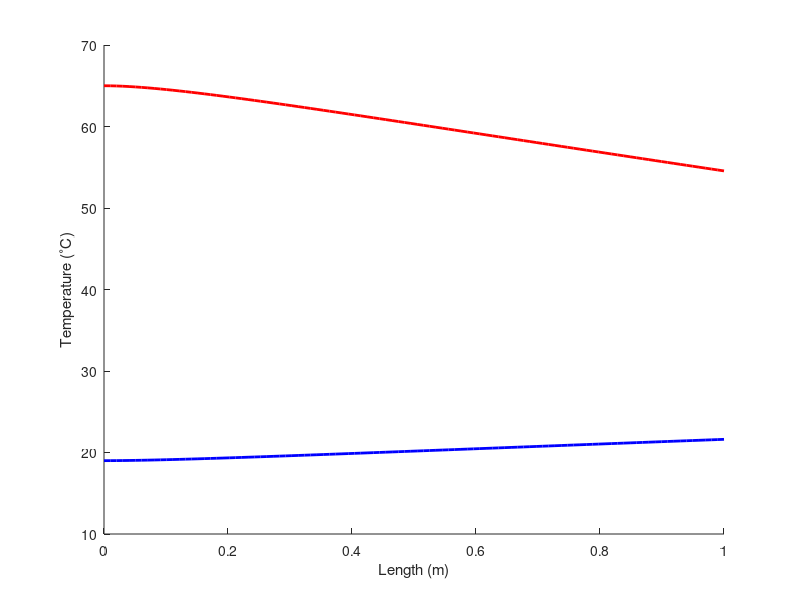

Write MATLAB code to recreate this figure. (Note: this script raises an error after producing the figure.)
clc
clear
format long

% Givens
T_c_i = (18+20)/2 % C 
T_h_i = (60+70)/2 % C 
T_inf = 25; % C 

TcK = T_c_i+273.15; 
ThK = T_h_i +273.15;
T_inf_K = T_inf + 273.15;

D_i_in = 1*0.0254; % m
D_i_out = 1.125*0.0254; % m

D_o_in = 1.5*0.0254; % m
D_o_out = 1.625*0.0254; % m
% 
% m_c = linspace(0.2,0.05,16); %L/s
% m_h = linspace(0.2,0.05,16); %L/s

m_c = 1
m_h = 0.25

L = linspace(0,1,100); % m

rho = 1000; %kg/m^3, density of water

k_cu = 398; % W/m · K


thermo_prop = [273.15, 0.00611, 1.000, 206.3, 2502, 4.217, 1.854, 1750,...
    8.02, 569, 18.2, 12.99, 0.815, 75.5, 68.05, 273.15; 275 0.00697,...
    1.000, 181.7, 2497, 4.211, 1.855, 1652, 8.09, 574, 18.3, 12.22, 0.817,...
    75.3, 32.74, 275; 280, 0.00990, 1.000, 130.4, 2485, 4.198, 1.858,...
    1422, 8.29, 582, 18.6, 10.26, 0.825, 74.8, 46.04, 280; 285, 0.01387,...
    1.000, 99.4, 2473, 4.189, 1.861, 1225, 8.49, 590, 18.9, 8.81, 0.833,...
    74.3, 114.1, 285; 290, 0.01917, 1.001, 69.7, 2461, 4.184, 1.864, 1080,...
    8.69, 598, 19.3, 7.56, 0.841, 73.7, 174.0, 290; 295, 0.02617, 1.002,...
    51.94, 2449, 4.181, 1.868, 959, 8.89, 606, 19.5, 6.62, 0.849, 72.7,...
    227.5, 295; 300, 0.03531, 1.003, 39.13, 2438, 4.179, 1.872, 855, 9.09,...
    613, 19.6, 5.83, 0.857, 71.7, 276.1, 300; 305, 0.04712, 1.005, 29.74,...
    2426, 4.178, 1.877, 769, 9.29, 620, 20.1, 5.20, 0.865, 70.9, 320.6,...
    305; 310, 0.06221, 1.007, 22.93, 2414, 4.178, 1.882, 695, 9.49, 628,...
    20.4, 4.62, 0.873, 70.0, 361.9, 310; 315, 0.08132, 1.009, 17.82, 2402,...
    4.179, 1.888, 631, 9.69, 634, 20.7, 4.16, 0.883, 69.2, 400.4, 315; 320,...
    0.1053, 1.011, 13.98, 2390, 4.180, 1.895, 577, 9.89, 640, 21.0, 3.77,...
    0.894, 68.3, 436.7, 320; 325, 0.1351, 1.013, 11.06, 2378, 4.182,...
    1.903, 528, 10.09, 645, 21.3, 3.42, 0.901, 67.5, 471.2, 325; 330,...
    0.1719, 1.016, 8.82, 2366, 4.184, 1.911, 489, 10.29, 650, 21.7, 3.15,...
    0.908, 66.6, 504.0, 330; 335, 0.2167, 1.018, 7.09, 2354, 4.186, 1.920,...
    453, 10.49, 656, 22.0, 2.88, 0.916, 65.8, 535.5, 335; 340, 0.2713,...
    1.021, 5.74, 2342, 4.188, 1.930, 420, 10.69, 660, 22.3, 2.66, 0.925,...
    64.9, 566.0, 340; 345, 0.3372, 1.024, 4.683, 2329, 4.191, 1.941,...
    389, 10.89, 664, 22.6, 2.45, 0.933, 64.1, 595.4, 345];

% Linear Interpolation Values
T_c_low = 0; T_c_up = 0; mu_c_low = 0; mu_c_up = 0; k_c_low = 0;...
    k_c_up = 0; Pr_c_low = 0; Pr_c_up = 0; C_c_up = 0; C_c_low = 0;
mu_h_low = 0; mu_h_up = 0; k_h_low = 0; k_h_up = 0; Pr_h_low = 0;...
    Pr_h_up = 0; C_h_up = 0; C_h_low = 0;
k_cu_low = 0; k_cu_up = 0;

for i = 1:16
    % Cold Values
    if abs(TcK-thermo_prop(i,1)) <= 5
        % x = value, y = temperature
        if (TcK-thermo_prop(i,1)) > 0 
            % lower values
            T_c_low = thermo_prop(i,1);
            mu_c_low = thermo_prop(i,8);
            k_c_low = thermo_prop(i,10);
            Pr_c_low = thermo_prop(i,12);
            C_c_low = thermo_prop(i,6);
        else
            % upper values
            T_c_up = thermo_prop(i,1);
            mu_c_up = thermo_prop(i,8);
            k_c_up = thermo_prop(i,10);
            Pr_c_up = thermo_prop(i,12);
            C_c_up = thermo_prop(i,6);

        end
    end
     % Hot Values
    if abs(ThK-thermo_prop(i,1)) <= 5
        % x = value, y = temperature
        if (ThK-thermo_prop(i,1)) > 0 
            % lower values
            T_h_low = thermo_prop(i,1);
            mu_h_low = thermo_prop(i,8);
            k_h_low = thermo_prop(i,10);
            Pr_h_low = thermo_prop(i,12);
            C_h_low = thermo_prop(i,6);
        else
            % upper values
            T_h_up = thermo_prop(i,1);
            mu_h_up = thermo_prop(i,8);
            k_h_up = thermo_prop(i,10);
            Pr_h_up = thermo_prop(i,12);
            C_h_up = thermo_prop(i,6);

        end
    end
end

% Cold Interpolations
mu_c = ((((TcK-T_c_up)*(mu_c_low-mu_c_up))/(T_c_low-T_c_up))+mu_c_up)*10^-6; % N · s/m2
k_c = ((((TcK-T_c_up)*(k_c_low-k_c_up))/(T_c_low-T_c_up))+k_c_up)*10^-3; % W/m · K
Pr_c = (((TcK-T_c_up)*(Pr_c_low-Pr_c_up))/(T_c_low-T_c_up))+Pr_c_up;
C_c = ((((TcK-T_c_up)*(C_c_low-C_c_up))/(T_c_low-T_c_up))+C_c_up)*1000; % kJ/kg · K

% Hot Interpolations
mu_h = ((((ThK-T_h_up)*(mu_h_low-mu_h_up))/(T_h_low-T_h_up))+mu_h_up)*10^-6; % N · s/m2
k_h = ((((ThK-T_h_up)*(k_h_low-k_h_up))/(T_h_low-T_h_up))+k_h_up)*10^-3; % W/m · K
Pr_h = (((ThK-T_h_up)*(Pr_h_low-Pr_h_up))/(T_h_low-T_h_up))+Pr_h_up;
C_h = ((((ThK-T_h_up)*(C_h_low-C_h_up))/(T_h_low-T_h_up))+C_h_up)*1000; % kJ/kg · K

% Calculated Constants

ReD_h = (m_h*4)/((pi*D_i_in)*mu_h);
ReD_c = (m_c *4)/(pi*(D_o_in-D_i_out)*mu_c); 


NuD_c = 0.023*(ReD_c^0.8)*(Pr_c^0.4); % cold water is getting heated 
NuD_h = 0.023*(ReD_h^0.8)*(Pr_h^0.3); % hot water is getting cooled

h_c = (k_c*NuD_c)/D_o_in;
h_h = (k_h*NuD_h)/D_i_in;

A_o = pi*D_o_out*L;
% A_c = pi*D_c_i*L;
% A_h = pi*D_h_i*L;
% 
% R_c_conv = 1./(h_c*A_c);
% R_i_cond = log(D_c_o/D_c_i)./(2*pi*L*k_cu);
% R_h_conv = 1./(h_h*A_h);
% R_o_cond = log(D_h_o/D_h_i)./(2*pi*L*k_cu);
% R_air_conv = 1./(h_air.*A_o);

% U = ((R_c_conv+R_i_cond+R_h_conv+R_o_cond+R_air_conv)).^-1
Ut = 1./((1/h_h)+(log(D_i_out/D_i_in)./(2*pi*L*k_cu))+(1./h_c)+...
    (log(D_o_out/D_o_in)./(2*pi*L*k_cu)));

if C_c < C_h
        C_min = C_c;
        C_max = C_h;
else
        C_min = C_h;
        C_max = C_c;
end

C_r = C_min/C_max;

NTU = (Ut.*A_o)/C_min;

q_max = C_min*(T_h_i-T_c_i);

% Parallel Flow 
eps_p = (1-exp(-NTU*(1+C_r)))/(1+C_r);
q_p = eps_p*q_max;
T_c_o_p = (q_p/(m_c*C_min))+T_c_i;
T_h_o_p = (-q_p/(m_h*C_max))+T_h_i;

% Counter Flow
eps_c = (1-exp(-NTU*(1-C_r)))./(1-(C_r*exp(-NTU*(1-C_r))));
q_c = eps_c*q_max;
T_c_o_c = (q_c/(m_c*C_min))+T_c_i;
T_h_o_c = (-q_c/(m_h*C_max))+T_h_i;

% printing
disp(['Length: ',num2str(L),' m'])
fprintf('\n')
disp(['U: ',num2str(Ut(length(Ut)))])
%fprintf('\n')
%disp(['Initial Hot Temperature: ',num2str(T_h_i)])
%disp(['Initial Cold Temperature: ',num2str(T_c_i)])

fprintf('\n Parallel Flow \n')
disp(['Heat Transfer Rate: ',num2str(q_p(100))])
disp(['Final Hot Temperature: ',num2str(T_h_o_p(100))])
disp(['Final Cold Temperature: ',num2str(T_c_o_p(100))])

fprintf('\n Counter Flow \n')
disp(['Heat Transfer Rate: ',num2str(q_c(100))])
disp(['Final Hot Temperature: ',num2str(T_h_o_c(100))])
disp(['Final Cold Temperature: ',num2str(T_c_o_c(100))])

%-------Plot 1-------------------------------------------------------------
figure(1)
hold on
plot(L,T_h_o_c,'r-','linewidth',2)
plot(L,T_c_o_c,'b-','linewidth',2);
ylabel('Temperature (^{\circ}C)');
xlabel('Length (m)');
ax = gca;
ax.YColor = 'k';
ax.FontSize = 15;
lgd = legend('Hot Fluid Outlet Temperature',...
'Cold Fluid Outlet Temperature','location','southoutside');
lgd.NumColumns = 3;
lgd.FontSize = 10;
title('Temperature Outlets Comparison');
grid on
hold off

%-------Plot 2-------------------------------------------------------------
figure(2)
hold on
plot(L,T_h_o_c,'r-','linewidth',2)
plot(L,T_c_o_c,'b-','linewidth',2);
plot(L,T_h_o_p,'k--','linewidth',2)
plot(L,T_c_o_p,'g--','linewidth',2);
ylabel('Temperature (^{\circ}C)');
xlabel('Length (m)');
ax = gca;
ax.YColor = 'k';
ax.FontSize = 15;
lgd = legend('Hot Fluid Outlet Temperature Cross Flow',...
'Cold Fluid Outlet Temperature Cross Flow',...
'Hot Fluid Outlet Temperature Parallel Flow',...
'Cold Fluid Outlet Temperature Parallel Flow',...
'location','southoutside');
lgd.NumColumns = 3;
lgd.FontSize = 10;
title('Heat Exchanger Flow Temperature Outlets Comparison');
grid on
hold off